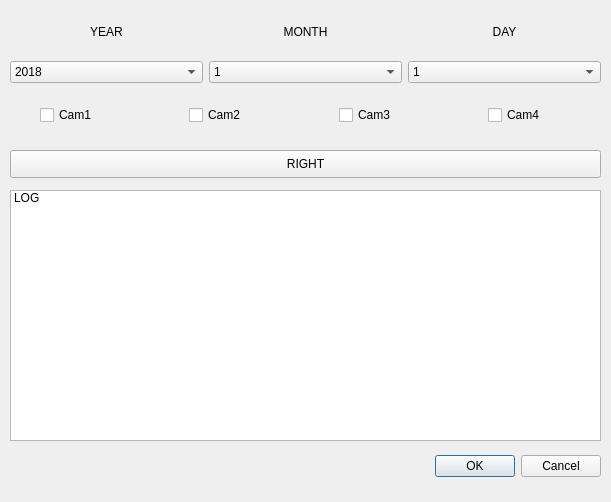
<?xml version="1.0" encoding="UTF-8"?>
<ui version="4.0">
 <class>Dialog</class>
 <widget class="QDialog" name="Dialog">
  <property name="geometry">
   <rect>
    <x>0</x>
    <y>0</y>
    <width>611</width>
    <height>502</height>
   </rect>
  </property>
  <property name="windowTitle">
   <string>Dialog</string>
  </property>
  <widget class="QDialogButtonBox" name="buttonBox">
   <property name="geometry">
    <rect>
     <x>390</x>
     <y>450</y>
     <width>211</width>
     <height>32</height>
    </rect>
   </property>
   <property name="orientation">
    <enum>Qt::Horizontal</enum>
   </property>
   <property name="standardButtons">
    <set>QDialogButtonBox::Cancel|QDialogButtonBox::Ok</set>
   </property>
  </widget>
  <widget class="QWidget" name="gridLayoutWidget">
   <property name="geometry">
    <rect>
     <x>10</x>
     <y>10</y>
     <width>591</width>
     <height>73</height>
    </rect>
   </property>
   <layout class="QGridLayout" name="gridLayout">
    <item row="0" column="1">
     <widget class="QLabel" name="label_2">
      <property name="text">
       <string>&lt;html&gt;&lt;head/&gt;&lt;body&gt;&lt;p align=&quot;center&quot;&gt;MONTH&lt;/p&gt;&lt;/body&gt;&lt;/html&gt;</string>
      </property>
     </widget>
    </item>
    <item row="0" column="2">
     <widget class="QLabel" name="label_3">
      <property name="text">
       <string>&lt;html&gt;&lt;head/&gt;&lt;body&gt;&lt;p align=&quot;center&quot;&gt;DAY&lt;/p&gt;&lt;/body&gt;&lt;/html&gt;</string>
      </property>
     </widget>
    </item>
    <item row="0" column="0">
     <widget class="QLabel" name="label">
      <property name="text">
       <string>&lt;html&gt;&lt;head/&gt;&lt;body&gt;&lt;p align=&quot;center&quot;&gt;YEAR&lt;/p&gt;&lt;/body&gt;&lt;/html&gt;</string>
      </property>
     </widget>
    </item>
    <item row="1" column="2">
     <widget class="QComboBox" name="comboBox_3">
      <item>
       <property name="text">
        <string>1</string>
       </property>
      </item>
      <item>
       <property name="text">
        <string>2</string>
       </property>
      </item>
      <item>
       <property name="text">
        <string>3</string>
       </property>
      </item>
      <item>
       <property name="text">
        <string>4</string>
       </property>
      </item>
      <item>
       <property name="text">
        <string>5</string>
       </property>
      </item>
      <item>
       <property name="text">
        <string>6</string>
       </property>
      </item>
      <item>
       <property name="text">
        <string>7</string>
       </property>
      </item>
      <item>
       <property name="text">
        <string>8</string>
       </property>
      </item>
      <item>
       <property name="text">
        <string>9</string>
       </property>
      </item>
      <item>
       <property name="text">
        <string>10</string>
       </property>
      </item>
      <item>
       <property name="text">
        <string>11</string>
       </property>
      </item>
      <item>
       <property name="text">
        <string>12</string>
       </property>
      </item>
      <item>
       <property name="text">
        <string>13</string>
       </property>
      </item>
      <item>
       <property name="text">
        <string>14</string>
       </property>
      </item>
      <item>
       <property name="text">
        <string>15</string>
       </property>
      </item>
      <item>
       <property name="text">
        <string>16</string>
       </property>
      </item>
      <item>
       <property name="text">
        <string>17</string>
       </property>
      </item>
      <item>
       <property name="text">
        <string>18</string>
       </property>
      </item>
      <item>
       <property name="text">
        <string>19</string>
       </property>
      </item>
      <item>
       <property name="text">
        <string>20</string>
       </property>
      </item>
      <item>
       <property name="text">
        <string>21</string>
       </property>
      </item>
      <item>
       <property name="text">
        <string>22</string>
       </property>
      </item>
      <item>
       <property name="text">
        <string>23</string>
       </property>
      </item>
      <item>
       <property name="text">
        <string>24</string>
       </property>
      </item>
      <item>
       <property name="text">
        <string>25</string>
       </property>
      </item>
      <item>
       <property name="text">
        <string>26</string>
       </property>
      </item>
      <item>
       <property name="text">
        <string>27</string>
       </property>
      </item>
      <item>
       <property name="text">
        <string>28</string>
       </property>
      </item>
      <item>
       <property name="text">
        <string>29</string>
       </property>
      </item>
      <item>
       <property name="text">
        <string>30</string>
       </property>
      </item>
      <item>
       <property name="text">
        <string>31</string>
       </property>
      </item>
     </widget>
    </item>
    <item row="1" column="1">
     <widget class="QComboBox" name="comboBox_2">
      <item>
       <property name="text">
        <string>1</string>
       </property>
      </item>
      <item>
       <property name="text">
        <string>2</string>
       </property>
      </item>
      <item>
       <property name="text">
        <string>3</string>
       </property>
      </item>
      <item>
       <property name="text">
        <string>4</string>
       </property>
      </item>
      <item>
       <property name="text">
        <string>5</string>
       </property>
      </item>
      <item>
       <property name="text">
        <string>6</string>
       </property>
      </item>
      <item>
       <property name="text">
        <string>7</string>
       </property>
      </item>
      <item>
       <property name="text">
        <string>8</string>
       </property>
      </item>
      <item>
       <property name="text">
        <string>9</string>
       </property>
      </item>
      <item>
       <property name="text">
        <string>10</string>
       </property>
      </item>
      <item>
       <property name="text">
        <string>11</string>
       </property>
      </item>
      <item>
       <property name="text">
        <string>12</string>
       </property>
      </item>
     </widget>
    </item>
    <item row="1" column="0">
     <widget class="QComboBox" name="comboBox">
      <item>
       <property name="text">
        <string>2018</string>
       </property>
      </item>
     </widget>
    </item>
   </layout>
  </widget>
  <widget class="QListWidget" name="listWidget">
   <property name="geometry">
    <rect>
     <x>10</x>
     <y>190</y>
     <width>591</width>
     <height>251</height>
    </rect>
   </property>
   <item>
    <property name="text">
     <string>LOG</string>
    </property>
   </item>
  </widget>
  <widget class="QWidget" name="horizontalLayoutWidget">
   <property name="geometry">
    <rect>
     <x>40</x>
     <y>90</y>
     <width>591</width>
     <height>51</height>
    </rect>
   </property>
   <layout class="QHBoxLayout" name="horizontalLayout">
    <item>
     <widget class="QCheckBox" name="checkBox">
      <property name="text">
       <string>Cam1</string>
      </property>
     </widget>
    </item>
    <item>
     <widget class="QCheckBox" name="checkBox_2">
      <property name="text">
       <string>Cam2</string>
      </property>
     </widget>
    </item>
    <item>
     <widget class="QCheckBox" name="checkBox_4">
      <property name="text">
       <string>Cam3</string>
      </property>
     </widget>
    </item>
    <item>
     <widget class="QCheckBox" name="checkBox_3">
      <property name="text">
       <string>Cam4</string>
      </property>
     </widget>
    </item>
   </layout>
  </widget>
  <widget class="QPushButton" name="pushButton">
   <property name="geometry">
    <rect>
     <x>10</x>
     <y>150</y>
     <width>591</width>
     <height>28</height>
    </rect>
   </property>
   <property name="text">
    <string>RIGHT</string>
   </property>
  </widget>
 </widget>
 <resources/>
 <connections>
  <connection>
   <sender>buttonBox</sender>
   <signal>accepted()</signal>
   <receiver>Dialog</receiver>
   <slot>accept()</slot>
   <hints>
    <hint type="sourcelabel">
     <x>248</x>
     <y>254</y>
    </hint>
    <hint type="destinationlabel">
     <x>157</x>
     <y>274</y>
    </hint>
   </hints>
  </connection>
  <connection>
   <sender>buttonBox</sender>
   <signal>rejected()</signal>
   <receiver>Dialog</receiver>
   <slot>reject()</slot>
   <hints>
    <hint type="sourcelabel">
     <x>316</x>
     <y>260</y>
    </hint>
    <hint type="destinationlabel">
     <x>286</x>
     <y>274</y>
    </hint>
   </hints>
  </connection>
 </connections>
</ui>
